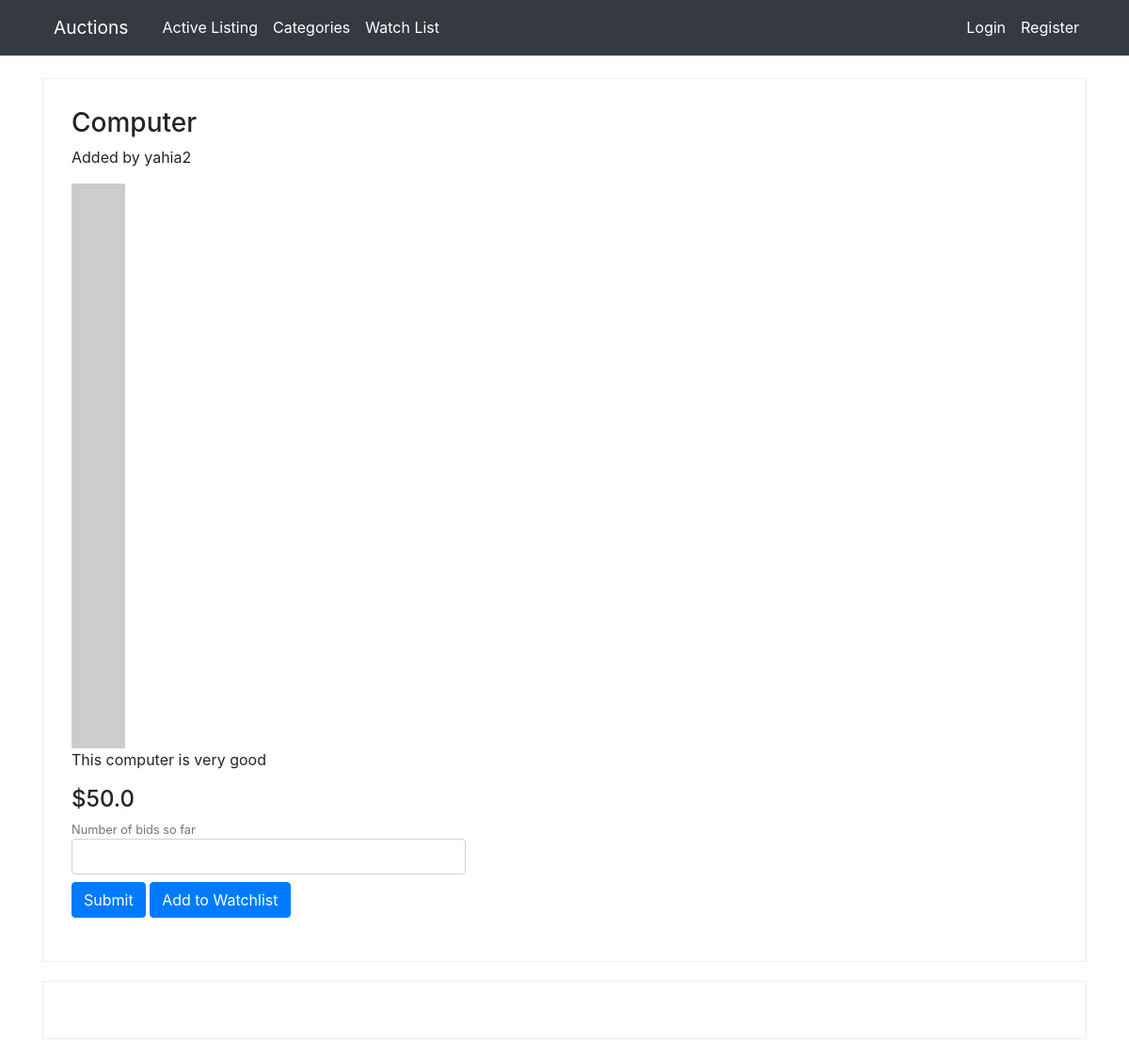
/listing/3, run on the app's committed database.
### auctions/models.py (models this page shows, shortened)
class Listing(models.Model):
    title = models.CharField(max_length=50)
    description = models.TextField()
    start_bid = models.FloatField()
    current_bid = models.FloatField()
    created_date = models.DateTimeField(default=timezone.now)
    image_URL = models.URLField(blank=True, default="")
    user = models.ForeignKey(User, on_delete=models.CASCADE)
    category = models.CharField(max_length=50)
    is_active = models.BooleanField(default=True)

class User(AbstractUser):
    pass

### auctions/views.py (the view)
# urls.py: path("listing/<int:id>", views.listing_page, name="listing-page"),
def listing_page(request, id):
    listing = Listing.objects.filter(id=id).first()
    context = {
        "listing": listing
    }
    return render(request, "auctions/listing-page.html", context)

### auctions/templates/auctions/listing-page.html (shortened to what this page needs)
{% extends "auctions/layout.html" %}
{% block body %}
    <div class="main-content">
        <h3> {{ listing.title }} </h3>
        {% if user.username == listing.user.username %}
            <p> Added by you </p>
        {% else %}
            <p> Added by {{ listing.user.username }} </p>
        {% endif %}
        <div class="listing-image">
            <img src="{{listing.image_URL}}" alt="img">
        </div>
        <p class="listing-description">{{ listing.description }}</p>
        <h4 class="listing-price"> ${{ listing.current_bid }} </h4>
        {% if user.username == listing.user.username %}
            <a class="btn btn-primary" href="#"> Close Auction </a>
        {% else %}
            <form class="bid-form" action="#" method="POST">
                <div class="form-group">
                    <small class="form-text text-muted">Number of bids so far</small>
                    <input type="text" class="form-control bid-value mb-2">
                    <input type="submit" class="btn btn-primary">
                    <a class="btn btn-primary" href="#"> Add to Watchlist </a>
                    </div>
            </form>
        {% endif %}
    </div>
    <div class="listing-comments main-content">
    </div>
{% endblock %}

### auctions/static/auctions/styles.css (style rules this page uses)
.form-control { position: relative; }
.main-content { border: 1px solid #eee; padding: 30px; margin-bottom: 20px; }
.listing-image img { max-width: 100%; }
.bid-form .bid-value { display: block; width: 40%; }

### data on the page
Listing: title "Computer", user.username "yahia2", description "This computer is very good", current_bid "50.0"
